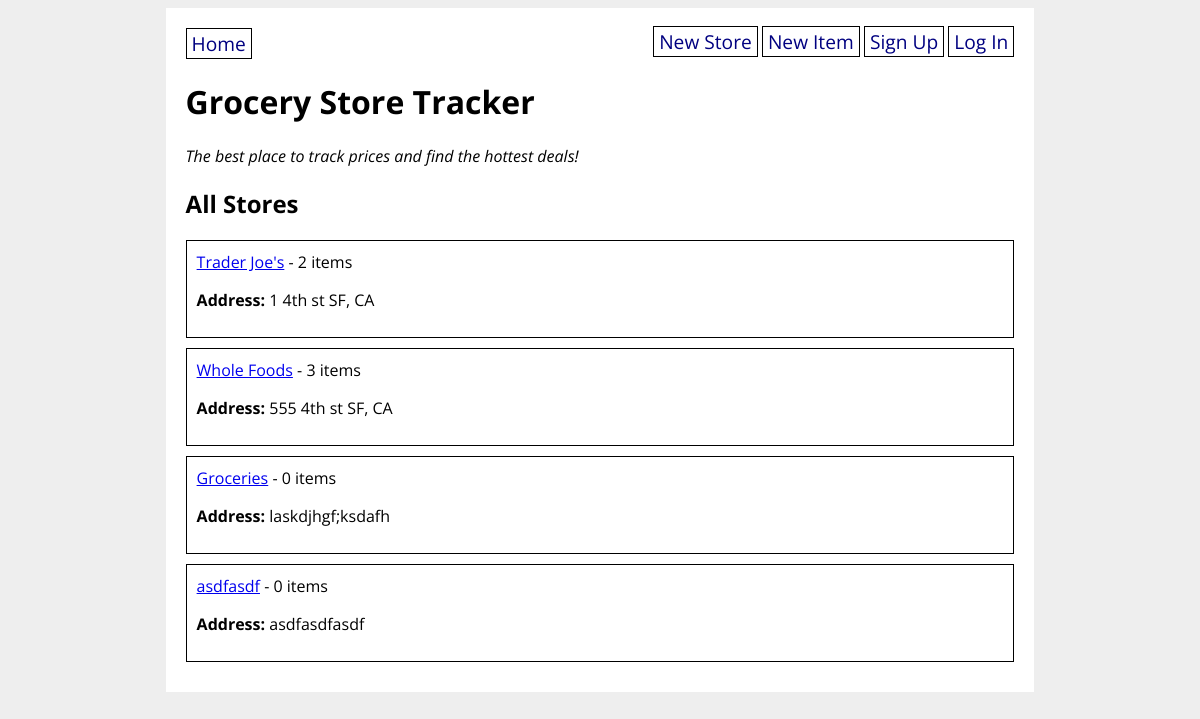
The page / on the database its author committed.
### grocery_app/models.py (models this page shows)
class GroceryStore(db.Model):
    id = db.Column(db.Integer, primary_key=True)
    title = db.Column(db.String(80), nullable=False)
    address = db.Column(db.String(200), nullable=False)
    items = db.relationship('GroceryItem', back_populates='store')
    created_by_id = db.Column(db.Integer, db.ForeignKey('user.id'))
    created_by = db.relationship('User')

### grocery_app/routes.py (the view)
@main.route('/')
def homepage():
    all_stores = GroceryStore.query.all()
    print(all_stores)
    return render_template('home.html', all_stores=all_stores)

### grocery_app/templates/home.html
{% extends 'base.html' %}
{% block content %}
<h1>Grocery Store Tracker</h1>
<p><em>The best place to track prices and find the hottest deals!</em></p>
<h2>All Stores</h2>
{% for store in all_stores %}
<div class="store">
    <a href="/store/{{ store.id }}">{{ store.title }}</a> -
    {{ store.items|length }} items
    <p><strong>Address:</strong> {{ store.address }}</p>
</div>
{% endfor %}
{% endblock %}

### grocery_app/templates/base.html (shortened to what this page needs)
<!DOCTYPE html>
<html>
    <head>
        <link rel="stylesheet" href="/static/style.css">
    </head>
    <body>
        <div id="content">
            <nav>
                <a href="/">Home</a>
                <div>
                    <a href="/new_store">New Store</a>
                    <a href="/new_item">New Item</a>
                    {% if current_user.is_authenticated %}
                    <a href="/logout">Log Out</a>
                    <a href="/shopping_list">Shopping List</a>
                    {% else %}
                    <a href="/signup">Sign Up</a>
                    <a href="login">Log In</a>
                    {% endif %}
                </div>
            </nav>
            {% block content %}{% endblock %}
        </div>
    </body>
</html>

### grocery_app/static/style.css (style rules this page uses)
body { display: flex; flex-direction: column; align-items: center; background-color: #eee; font-family: 'Open Sans', sans-serif; }
#content { width: 70%; background-color: white; padding: 20px; }
nav { width: 100%; display: flex; flex-direction: row; justify-content: space-between; }
nav a { color: navy; text-decoration: none; border: 1px solid black; padding: 1px 5px; font-size: 1.2em; }
div.store { border: 1px solid black; padding: 10px; margin-bottom: 10px; }

### rows shown on the page
GroceryStore: title "Trader Joe's", items|length "2", address "1 4th st SF, CA"
GroceryStore: title "Whole Foods", items|length "3", address "555 4th st SF, CA"
GroceryStore: title "Groceries", items|length "0", address "laskdjhgf;ksdafh"
GroceryStore: title "asdfasdf", items|length "0", address "asdfasdfasdf"
